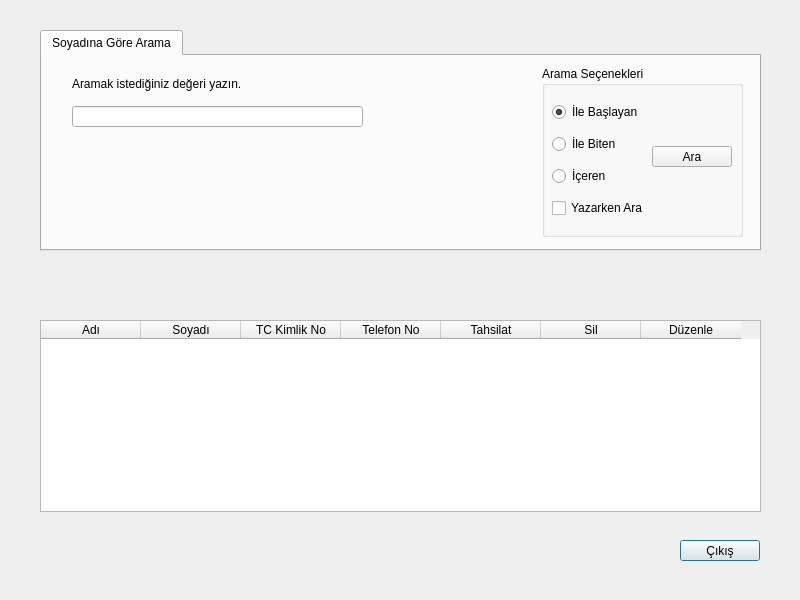
<?xml version="1.0" encoding="UTF-8"?>
<ui version="4.0">
 <class>MusteriAramaFormu</class>
 <widget class="QDialog" name="MusteriAramaFormu">
  <property name="geometry">
   <rect>
    <x>0</x>
    <y>0</y>
    <width>800</width>
    <height>600</height>
   </rect>
  </property>
  <property name="windowTitle">
   <string>Müşteri Arama</string>
  </property>
  <property name="windowIcon">
   <iconset resource="../../materials.qrc">
    <normaloff>:/icons/Icons/search_accounts.png</normaloff>:/icons/Icons/search_accounts.png</iconset>
  </property>
  <widget class="QTableWidget" name="tableWidget">
   <property name="geometry">
    <rect>
     <x>40</x>
     <y>320</y>
     <width>721</width>
     <height>192</height>
    </rect>
   </property>
   <column>
    <property name="text">
     <string>Adı</string>
    </property>
   </column>
   <column>
    <property name="text">
     <string>Soyadı</string>
    </property>
   </column>
   <column>
    <property name="text">
     <string>TC Kimlik No</string>
    </property>
   </column>
   <column>
    <property name="text">
     <string>Telefon No</string>
    </property>
   </column>
   <column>
    <property name="text">
     <string>Tahsilat</string>
    </property>
   </column>
   <column>
    <property name="text">
     <string>Sil</string>
    </property>
   </column>
   <column>
    <property name="text">
     <string>Düzenle</string>
    </property>
   </column>
  </widget>
  <widget class="QPushButton" name="pb_CikisM">
   <property name="geometry">
    <rect>
     <x>680</x>
     <y>540</y>
     <width>80</width>
     <height>21</height>
    </rect>
   </property>
   <property name="text">
    <string>Çıkış</string>
   </property>
   <property name="icon">
    <iconset resource="../../materials.qrc">
     <normaloff>:/icons/Icons/No.png</normaloff>:/icons/Icons/No.png</iconset>
   </property>
  </widget>
  <widget class="QTabWidget" name="tabWidget">
   <property name="geometry">
    <rect>
     <x>40</x>
     <y>30</y>
     <width>721</width>
     <height>221</height>
    </rect>
   </property>
   <property name="currentIndex">
    <number>0</number>
   </property>
   <widget class="QWidget" name="tab">
    <attribute name="title">
     <string>Soyadına Göre Arama</string>
    </attribute>
    <widget class="QLineEdit" name="le_AramaYeriM">
     <property name="geometry">
      <rect>
       <x>30</x>
       <y>50</y>
       <width>291</width>
       <height>21</height>
      </rect>
     </property>
    </widget>
    <widget class="QGroupBox" name="groupBox">
     <property name="geometry">
      <rect>
       <x>500</x>
       <y>10</y>
       <width>201</width>
       <height>171</height>
      </rect>
     </property>
     <property name="title">
      <string>Arama Seçenekleri</string>
     </property>
     <widget class="QPushButton" name="pb_AraM">
      <property name="geometry">
       <rect>
        <x>110</x>
        <y>80</y>
        <width>80</width>
        <height>21</height>
       </rect>
      </property>
      <property name="text">
       <string>Ara</string>
      </property>
      <property name="icon">
       <iconset resource="../../materials.qrc">
        <normaloff>:/icons/Icons/google_custom_search.png</normaloff>:/icons/Icons/google_custom_search.png</iconset>
      </property>
     </widget>
     <widget class="QWidget" name="layoutWidget">
      <property name="geometry">
       <rect>
        <x>10</x>
        <y>30</y>
        <width>91</width>
        <height>131</height>
       </rect>
      </property>
      <layout class="QGridLayout" name="gridLayout">
       <item row="0" column="0">
        <widget class="QRadioButton" name="rb_IleBaslayanM">
         <property name="text">
          <string>İle Başlayan</string>
         </property>
         <property name="checkable">
          <bool>true</bool>
         </property>
         <property name="checked">
          <bool>true</bool>
         </property>
        </widget>
       </item>
       <item row="1" column="0">
        <widget class="QRadioButton" name="rb_IleBitenM">
         <property name="text">
          <string>İle Biten</string>
         </property>
        </widget>
       </item>
       <item row="2" column="0">
        <widget class="QRadioButton" name="rb_IcerenM">
         <property name="text">
          <string>İçeren</string>
         </property>
        </widget>
       </item>
       <item row="3" column="0">
        <widget class="QCheckBox" name="cb_YazarkenAraM">
         <property name="text">
          <string>Yazarken Ara</string>
         </property>
        </widget>
       </item>
      </layout>
     </widget>
    </widget>
    <widget class="QLabel" name="lbl_AramaM">
     <property name="geometry">
      <rect>
       <x>30</x>
       <y>20</y>
       <width>191</width>
       <height>16</height>
      </rect>
     </property>
     <property name="text">
      <string>Aramak istediğiniz değeri yazın.</string>
     </property>
    </widget>
   </widget>
  </widget>
 </widget>
 <resources>
  <include location="../../materials.qrc"/>
 </resources>
 <connections>
  <connection>
   <sender>pb_CikisM</sender>
   <signal>clicked()</signal>
   <receiver>MusteriAramaFormu</receiver>
   <slot>reject()</slot>
   <hints>
    <hint type="sourcelabel">
     <x>719</x>
     <y>544</y>
    </hint>
    <hint type="destinationlabel">
     <x>622</x>
     <y>544</y>
    </hint>
   </hints>
  </connection>
 </connections>
</ui>
